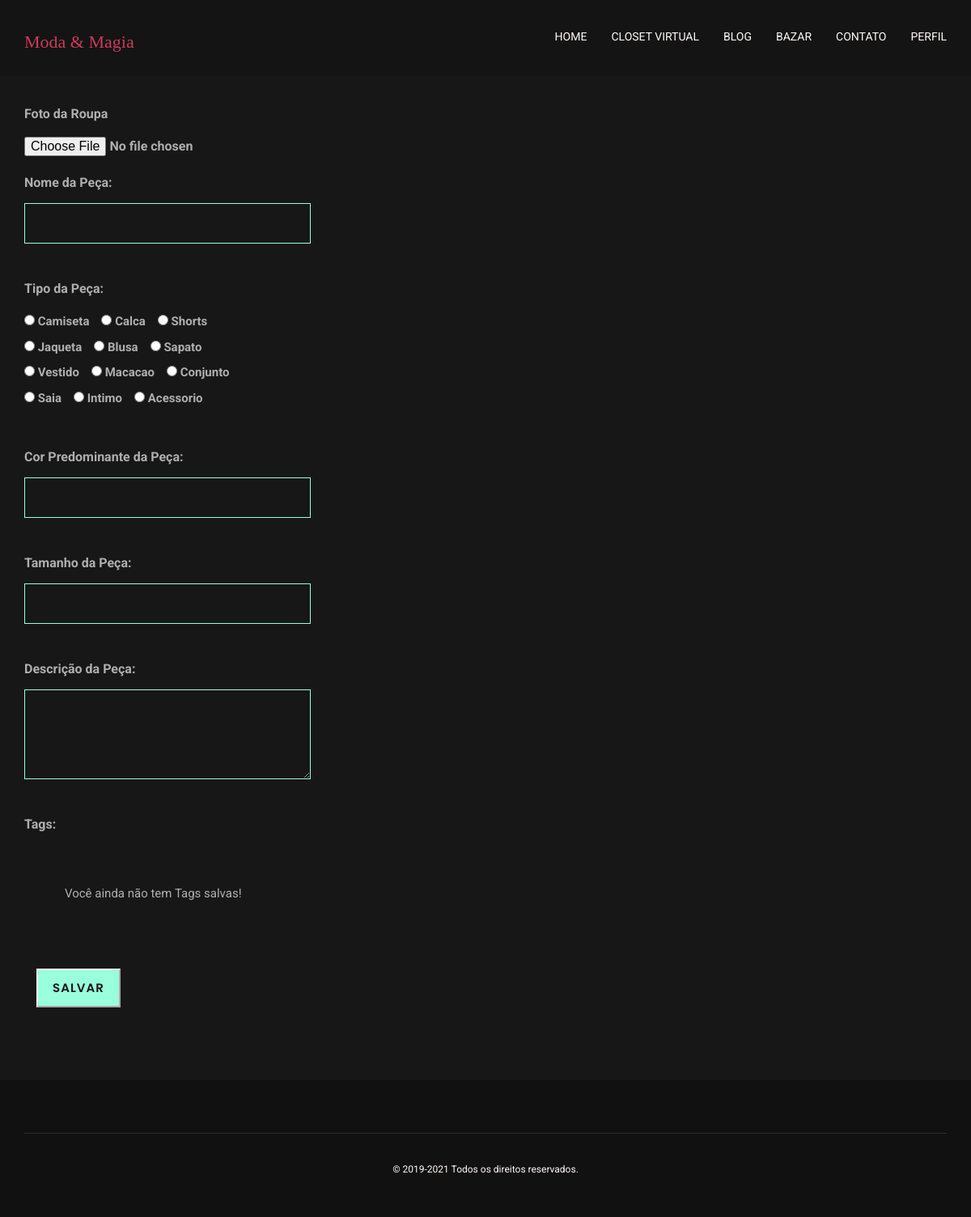
The page /adicionarRoupa.php on the database as committed earlier.
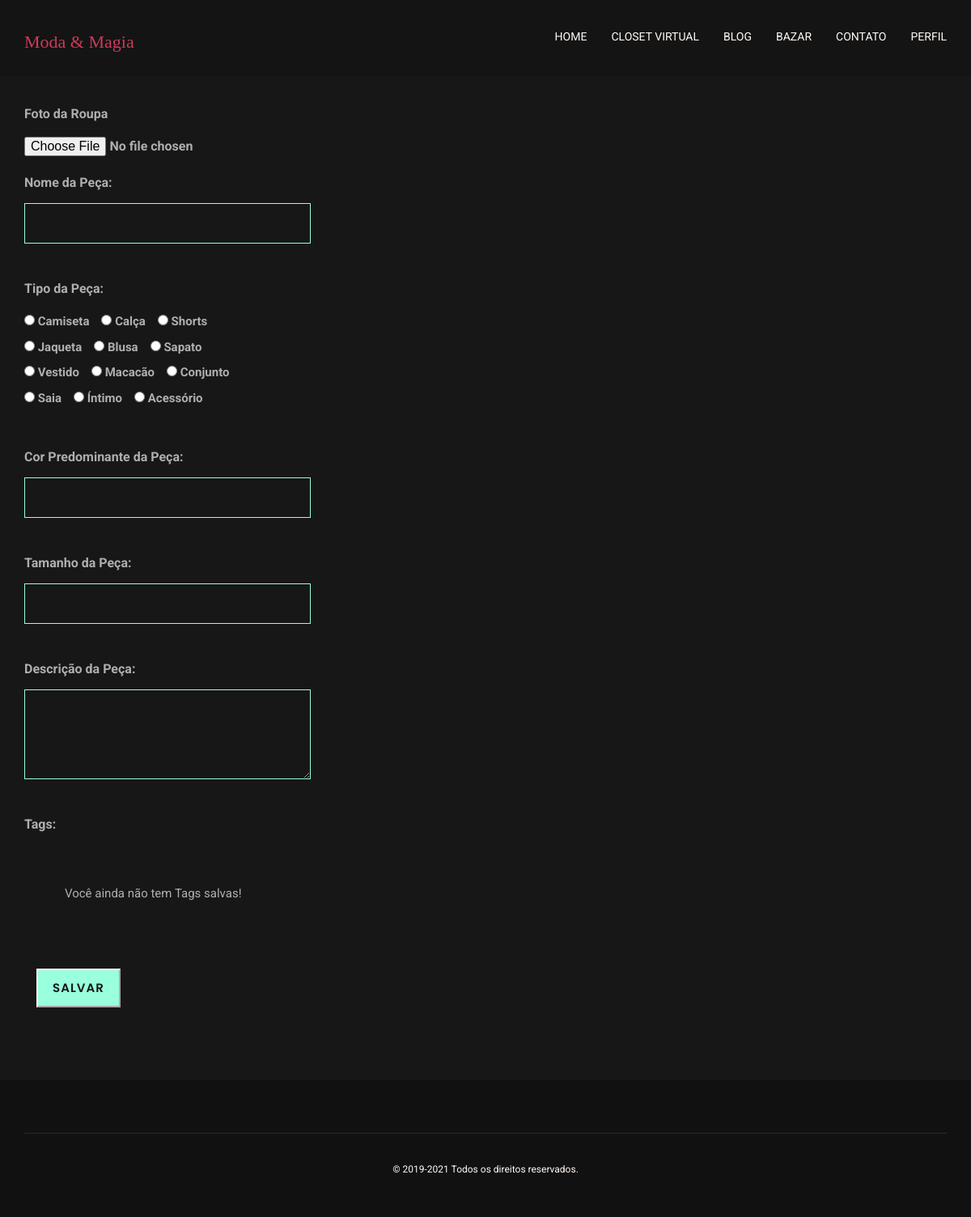
The same page on the database as committed later.
### tables this page shows
CREATE TABLE `tbcategoria` (
  `id_categ` int(11) NOT NULL,
  `nome_categ` varchar(15) DEFAULT NULL
);

### adicionarRoupa.php (the view, shortened to what this page needs)
<?php
require_once "conexaobd.php";
$id = $_SESSION["id"];
$sqlNullTags = mysqli_query($conn,"SELECT * FROM tbtag WHERE id_user='$id'");
$rsNullTags = mysqli_fetch_array($sqlNullTags);
$sqlCateg = mysqli_query($conn, "SELECT * FROM tbcategoria");
?>
<!doctype html>
<html class="no-js" lang="zxx">
  <head>
    <link rel="stylesheet" href="plugins/bootstrap/bootstrap.min.css">
    <link rel="stylesheet" href="plugins/themefisher-fonts/themefisher-fonts.css">
    <link rel="stylesheet" href="plugins/magnific-popup/magnific-popup.css">
    <link rel="stylesheet" href="plugins/animate/animate.css">
    <link rel="stylesheet" href="plugins/slick/slick.css">
    <link rel="stylesheet" href="css/style.css">
  </head>
  <body>
    <nav class="navbar navbar-fixed-top navigation" >
    <div class="container">
        <div class="navbar-header">
        <a href="index.php">
            <h3>Moda & Magia</h3>
        </a>
        </div>
        <div class="collapse navbar-collapse navbar-ex1-collapse">
        <ul class="nav navbar-nav navbar-right menu">
            <li><a href="index.php">Home</a></li>
            <li><a href="closet.php">Closet Virtual</a></li>
            <li><a href="blog.php">Blog</a></li>
            <li><a href="bazar.php">Bazar</a></li>
            <li><a href="contact.php">Contato</a></li>
            <li><a href="perfil.php" >Perfil</a></li>
        </ul>
        </div>
    </div>
    </nav>
    <section class="blog-single">
      <div class="container">
        <div class="row">
            <div class="blog-single-content">
              <div class="blog-content-description">
								<form class="clothes-form" method="post" action="gravaRoupa.php?opcao=1" enctype="multipart/form-data">
									<div class="col-md-6">
										<div class="clothes-img">
											<label class="label-form">
												<span class="label-form">
													Foto da Roupa
												</span>
												<input class="file-input is-large" type="file" name="img_roupa" >
											</label>
										</div>
										<div class="clothes-info">
											<div class="form-group">
												<label class="label-form">Nome da Peça:</label>
												<input   type="text" name="nome_roupa" class="form-control" style="text-transform: capitalize">
											</div>
                      <div class="form-group">
                        <label class="label-form">Tipo da Peça:</label></br>
                        <div class="radio-table">
                        <?php while($rsCateg = mysqli_fetch_array($sqlCateg)){ ?>
                          <div class="radio-categ">
                            <input  type="radio" name="categ_roupa" class="radio" value="<?php echo $rsCateg["id_categ"] ?>">
                            <label for="<?php echo $rsCateg["nome_categ"] ?>" class="radio-label" style="text-transform: capitalize"><?php echo $rsCateg["nome_categ"] ?></label>
                          </div>
                        <?php } ?>
                        </div>
											</div>
											<div class="form-group">
												<label class="label-form">Cor Predominante da Peça:</label>
												<input  type="text" name="cor_roupa" class="form-control" style="text-transform: capitalize">
											</div>
											<div class="form-group">
												<label class="label-form">Tamanho da Peça:</label>
												<input  type="text" name="tamanho_roupa" class="form-control" style="text-transform:uppercase">
											</div>
											<div class="form-group">
												<label class="label-form">Descrição da Peça:</label>
												<textarea   class="form-control" name="descricao_roupa" rows="3" ></textarea>
											</div>
											<div class="">
                        <div class="tag-group">
                          <label class="label-form">Tags:</label>
                          <div class="tag-grid">
                          <?php
                            if (is_null($rsNullTags)){ ?>
                            <div class="null-case">
                              <p class="null-text"> Você ainda não tem Tags salvas! </p>
                            </div>
                            <?php } ?>
                          </div>
                        </div>
                      </div>
                      <div class="col-md-12 form-group">
                        <input   type="submit" class="btn-main" value="Salvar">
                      </div>
										</div>
									</div>
								</form>
							</div>
						</div>
				</div>
			</div>
		</section>
    <footer class="footer">
        <div class="container">
        <div class="row">
            <div class="text-center">
                <div class="col-md-12">
                    <div class="copyright">
                        <p>&copy; 2019-2021 Todos os direitos reservados. <br></p>
                    </div>
                </div>
            </div>
        </div>
        </div>
    </footer>
    </body>
</html>

Rows that differ between the two databases and show on the page:
changed tbcategoria: nome_categ "Calca" → "Calça"
changed tbcategoria: nome_categ "Macacao" → "Macacão"
changed tbcategoria: nome_categ "Intimo" → "Íntimo"
changed tbcategoria: nome_categ "Acessorio" → "Acessório"
